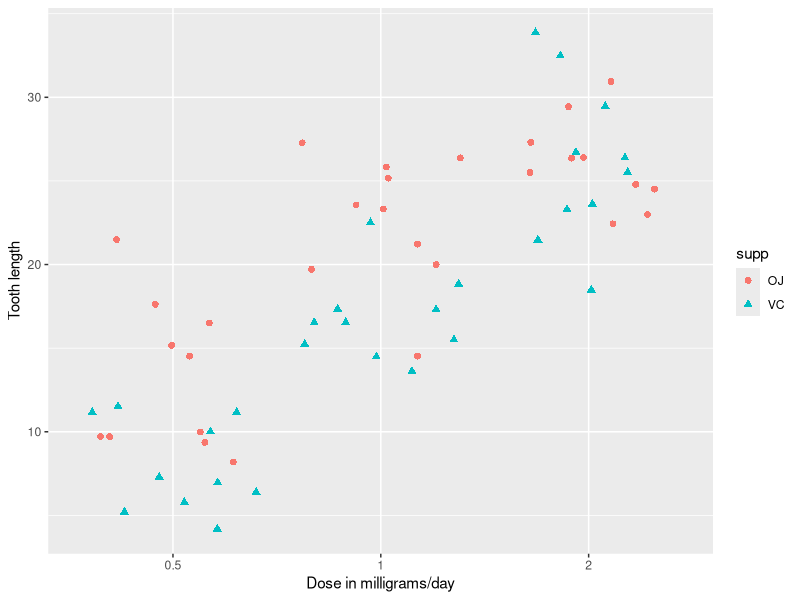

Recreate this plot in R.
## ---- chunk 1
knitr::opts_chunk$set(echo = TRUE)
library(ggplot2)
library(reshape2)
library(dplyr)
## ---- chunk 2
data("ToothGrowth")
dim(ToothGrowth)
summary(ToothGrowth)
## ---- chunk 3
ggplot(ToothGrowth, aes(x = as.factor(dose), y = len, col = supp, shape = supp)) + 
  geom_jitter(stat="identity", size = 2) + 
  labs(x = "Dose in milligrams/day", y = "Tooth length")
## ---- chunk 4
subset(ToothGrowth, ToothGrowth$supp == "VC") -> VC
subset(ToothGrowth, ToothGrowth$supp == "OJ") -> OJ

t.test(OJ$len, VC$len, paired = FALSE, var.equal = FALSE, alternative = "greater")
## ---- chunk 5
subset(VC, VC$dose == 2.0) -> VC_high
subset(VC, VC$dose == 1.0) -> VC_med
subset(VC, VC$dose == 0.5) -> VC_low

subset(OJ, OJ$dose == 2.0) -> OJ_high
subset(OJ, OJ$dose == 1.0) -> OJ_med
subset(OJ, OJ$dose == 0.5) -> OJ_low


